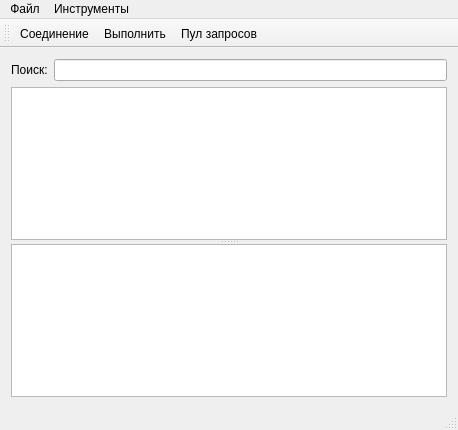
<?xml version="1.0" encoding="UTF-8"?>
<ui version="4.0">
 <class>MainWindow</class>
 <widget class="QMainWindow" name="MainWindow">
  <property name="geometry">
   <rect>
    <x>0</x>
    <y>0</y>
    <width>458</width>
    <height>430</height>
   </rect>
  </property>
  <property name="windowTitle">
   <string>Проверка быстрого поиска УТС</string>
  </property>
  <widget class="QWidget" name="centralWidget">
   <layout class="QVBoxLayout" name="verticalLayout">
    <item>
     <layout class="QHBoxLayout" name="horizontalLayout">
      <item>
       <widget class="QLabel" name="label">
        <property name="text">
         <string>Поиск:</string>
        </property>
       </widget>
      </item>
      <item>
       <widget class="QLineEdit" name="findLineEdit"/>
      </item>
     </layout>
    </item>
    <item>
     <widget class="QSplitter" name="splitter">
      <property name="orientation">
       <enum>Qt::Vertical</enum>
      </property>
      <widget class="QPlainTextEdit" name="logPlainText"/>
      <widget class="QTableView" name="resultTableView">
       <attribute name="horizontalHeaderVisible">
        <bool>false</bool>
       </attribute>
       <attribute name="horizontalHeaderDefaultSectionSize">
        <number>200</number>
       </attribute>
       <attribute name="horizontalHeaderMinimumSectionSize">
        <number>200</number>
       </attribute>
       <attribute name="horizontalHeaderStretchLastSection">
        <bool>true</bool>
       </attribute>
      </widget>
     </widget>
    </item>
   </layout>
  </widget>
  <widget class="QMenuBar" name="menuBar">
   <property name="geometry">
    <rect>
     <x>0</x>
     <y>0</y>
     <width>458</width>
     <height>18</height>
    </rect>
   </property>
   <widget class="QMenu" name="fileMenu">
    <property name="title">
     <string>Файл</string>
    </property>
    <addaction name="connectAction"/>
    <addaction name="separator"/>
    <addaction name="exitAction"/>
   </widget>
   <widget class="QMenu" name="toolMenu">
    <property name="title">
     <string>Инструменты</string>
    </property>
    <addaction name="runAction"/>
    <addaction name="separator"/>
    <addaction name="poolAction"/>
    <addaction name="sortAction"/>
   </widget>
   <addaction name="fileMenu"/>
   <addaction name="toolMenu"/>
  </widget>
  <widget class="QToolBar" name="mainToolBar">
   <property name="iconSize">
    <size>
     <width>20</width>
     <height>20</height>
    </size>
   </property>
   <property name="toolButtonStyle">
    <enum>Qt::ToolButtonTextBesideIcon</enum>
   </property>
   <attribute name="toolBarArea">
    <enum>TopToolBarArea</enum>
   </attribute>
   <attribute name="toolBarBreak">
    <bool>false</bool>
   </attribute>
   <addaction name="connectAction"/>
   <addaction name="runAction"/>
   <addaction name="poolAction"/>
  </widget>
  <widget class="QStatusBar" name="statusBar"/>
  <action name="runAction">
   <property name="checkable">
    <bool>false</bool>
   </property>
   <property name="icon">
    <iconset resource="qrc.qrc">
     <normaloff>:/exec</normaloff>:/exec</iconset>
   </property>
   <property name="text">
    <string>Выполнить</string>
   </property>
   <property name="shortcut">
    <string>F5</string>
   </property>
  </action>
  <action name="connectAction">
   <property name="icon">
    <iconset resource="qrc.qrc">
     <normaloff>:/connect</normaloff>:/connect</iconset>
   </property>
   <property name="text">
    <string>Соединение...</string>
   </property>
  </action>
  <action name="exitAction">
   <property name="icon">
    <iconset resource="qrc.qrc">
     <normaloff>:/exit</normaloff>:/exit</iconset>
   </property>
   <property name="text">
    <string>Выход</string>
   </property>
  </action>
  <action name="showQueryAction">
   <property name="checkable">
    <bool>true</bool>
   </property>
   <property name="text">
    <string>Показать запрос</string>
   </property>
  </action>
  <action name="poolAction">
   <property name="icon">
    <iconset resource="qrc.qrc">
     <normaloff>:/pool</normaloff>:/pool</iconset>
   </property>
   <property name="text">
    <string>Пул запросов</string>
   </property>
  </action>
  <action name="sortAction">
   <property name="checkable">
    <bool>true</bool>
   </property>
   <property name="checked">
    <bool>true</bool>
   </property>
   <property name="text">
    <string>Сортировка</string>
   </property>
  </action>
 </widget>
 <layoutdefault spacing="6" margin="11"/>
 <resources>
  <include location="qrc.qrc"/>
 </resources>
 <connections/>
</ui>
